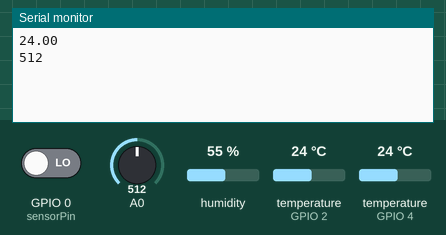
Simulated run of this sketch. Board: ESP8266 (NodeMCU). On the bench: the last lines printed to the serial monitor. Inputs (shaded band) come from the test bench; at power-on: GPIO 0 (sensorPin) LOW, temperature (sensors on GPIO 4, GPIO 2) 24 °C, A0 = 512, humidity 55 %. WiFi joins after 1.5 s; servers stay silent unless stated.

Above: at 3.3 s.
3.4 s: GPIO 0 (sensorPin) driven HIGH
At 4.4 s:
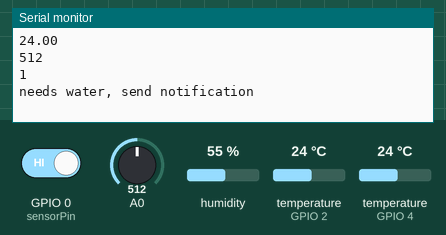
8.2 s: GPIO 0 (sensorPin) driven LOW
At 10.6 s:
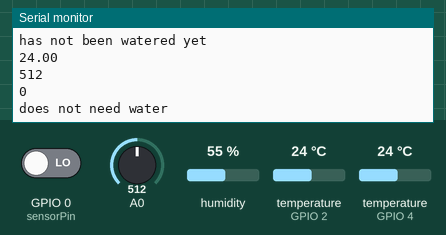
14.0 s: temperature (sensor on GPIO 4) set to 12 °C
At 14.9 s:
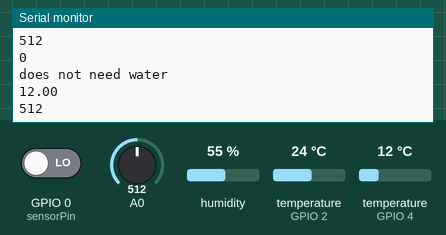
17.6 s: A0 set to 716
At 21.0 s:
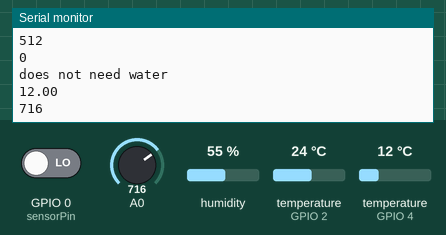
21.2 s: temperature (sensor on GPIO 4) set to 19 °C
At 21.9 s:
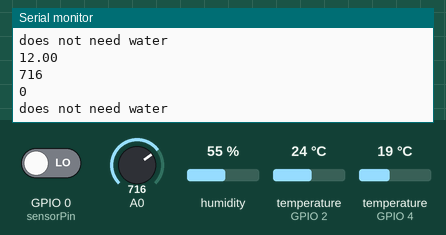
24.8 s: A0 set to 992
At 28.2 s:
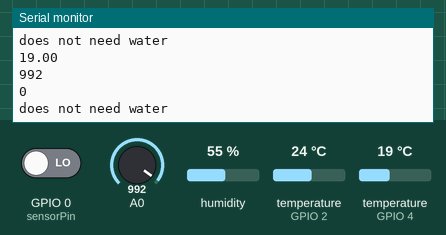
Timing chart, 0 to 29.4 s (numbered marks = the images above; inputs shaded):
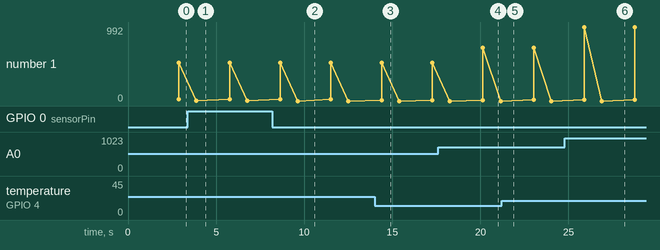

The sketch:

Smart_Irrigation_System.ino
```cpp
#define BLYNK_PRINT Serial
#include <SPI.h>
#include <ESP8266WiFi.h>
#include <BlynkSimpleEsp8266.h>
//#include <SimpleTimer.h>
#include <DHTesp.h>
#define BLYNK_PRINT Serial
#include <OneWire.h>
#include <DallasTemperature.h>
#define ONE_WIRE_BUS 4           //D2 GPIO4
OneWire oneWire(ONE_WIRE_BUS);
DallasTemperature sensors(&oneWire);


char auth[] ="J_NzNH-qd8tjVhggnnIRrqHbL2gyRV";         //Authentication code sent by Blynk
char ssid[] = "YOUR_WIFI_NAME";                       //WiFi SSID
char pass[] = "WIFI_PASSWORD";                       //WiFi Password

#define sensorPin 0    //D3 GPIO0
int sensorState = 0;
int lastState = 0;
#define DHTPIN 2    //D4

DHTesp dht;
BlynkTimer timer;


void sendSensor()
{
  float h = dht.getHumidity();
  float t = dht.getTemperature();

  if (isnan(h) || isnan(t)) {
    Serial.println("Failed to read from DHT sensor!");
    return;
  }

  Blynk.virtualWrite(V5, h);  //V5 is for Humidity
  Blynk.virtualWrite(V6, t);  //V6 is for Temperature
}
void setup()
{
  Serial.begin(9600);
  Blynk.begin(auth, ssid, pass);
   pinMode(sensorPin, INPUT);
  //dht.begin();
  dht.setup(DHTPIN, DHTesp::DHT11);

  timer.setInterval(1000L, sendSensor);
  Serial.begin(115200);
  Blynk.begin(auth, ssid, pass);
   sensors.begin();
}
int sensor=0;
void sendTemps()
{
sensor=analogRead(A0);
sensors.requestTemperatures();
float temp = sensors.getTempCByIndex(0);
Serial.println(temp);
Serial.println(sensor);
Blynk.virtualWrite(V1, temp);
Blynk.virtualWrite(V2,sensor);
delay(1000);
}
void loop()
{
  Blynk.run();
  timer.run();
  sendTemps();
  sensorState = digitalRead(sensorPin);
Serial.println(sensorState);

if (sensorState == 1 && lastState == 0) {
  Serial.println("needs water, send notification");
  Blynk.notify("Water your plants");
  lastState = 1;
  delay(1000);
//send notification

  }
  else if (sensorState == 1 && lastState == 1) {
    //do nothing, has not been watered yet
  Serial.println("has not been watered yet");
  delay(1000);
  }
  else {
    //st
    Serial.println("does not need water");
    lastState = 0;
    delay(1000);
  }

  delay(100);
}
```

Measured:
- after the input at 3.4 s, the serial monitor: prints a new line after 0.49 s (image 1)
- after the input at 8.2 s, the serial monitor: prints a new line after 1.4 s (image 2)
- after the input at 14.0 s, the serial monitor: prints a new line after 0.39 s (image 3)
- after the input at 17.6 s, the serial monitor: prints a new line after 2.5 s (image 4)
- after the input at 24.8 s, the serial monitor: prints a new line after 1.1 s (image 6)
- plotted number 1: 512 → 1 after the input at 3.4 s, 1 → 0 after the input at 8.2 s, 0 → 992 after the input at 24.8 s
